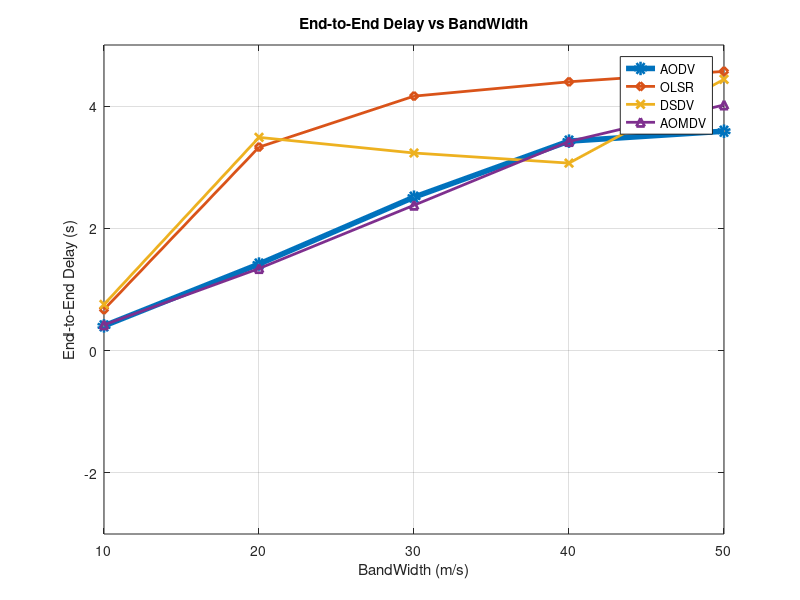

This chart was generated by the following MATLAB code:
clc;
clear;
close all;

% X-axis values
band = [10 20 30 40 50];

% Y-axis values
AODV  = [0.404889 1.416276 2.510408 3.427619 3.589533];
OLSR  = [0.672426 3.329228 4.163392 4.398166 4.568060];
DSDV  = [0.755316 3.489119 3.233136 3.067720 4.437970];
AOMDV = [0.421117 1.343052 2.378720 3.421418 4.019070];
% Plotting
figure;

plot(band, AODV, '-o', 'LineWidth', 4); hold on;
plot(band, OLSR, '-d', 'LineWidth', 2);
plot(band, DSDV, '-x', 'LineWidth', 2);
plot(band, AOMDV, '-^', 'LineWidth', 2);

% Labels and Title
xlabel('BandWidth (m/s)');
ylabel('End-to-End Delay (s)');
title('End-to-End Delay vs BandWidth');

% Legend
legend('AODV','OLSR','DSDV','AOMDV','Location','best');

% Grid
grid on;

% Axis limits (optional for better match)
ylim([-3 5]);

hold off;
